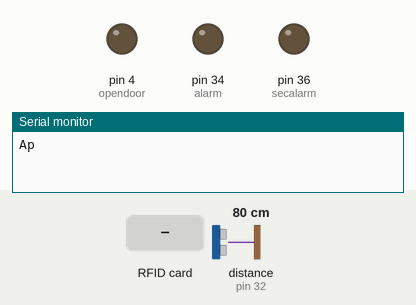
Recording of a sketch running on a simulated Arduino Mega 2560, built with avr-gcc and run on an emulated ATmega2560. Shown: output pins drawn as LEDs (lit = HIGH), the last lines printed to the serial monitor. Wiring (inferred from the names in the program): ultrasonic range finder: trigger pin 30; echo pin 32. The inputs (shaded band) are chosen by the test bench; at power-on: distance to the obstacle (sensor on pin 32) 80 cm. The echo pulse lasts 58.3 µs per cm; pins used as bus, display or sensor lines are not drawn.

Above: at 1.2 s.
1.3 s: RFID card 1B BA CE 83 held to the reader
At 2.5 s:
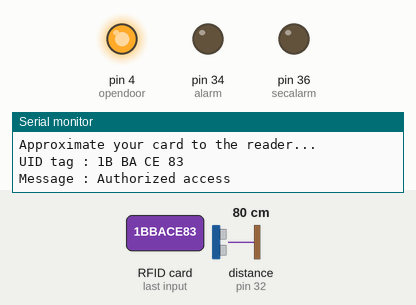
2.8 s: distance to the obstacle (sensor on pin 32) set to 73 cm
5.8 s: distance to the obstacle (sensor on pin 32) set to 67 cm
At 6.1 s:
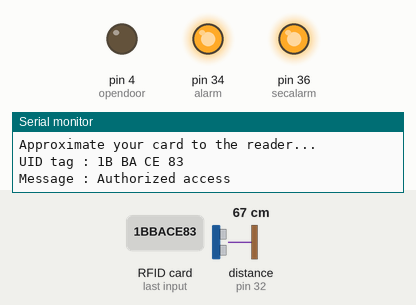
7.3 s: RFID card 1B BA CE 83 held to the reader
At 8.4 s:
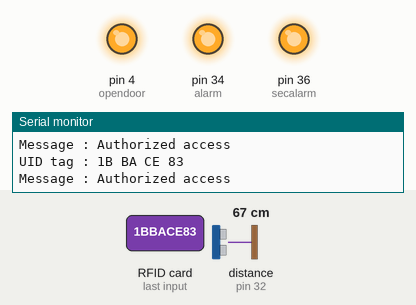
Timing chart, 0 to 11.8 s (numbered marks = the images above; inputs shaded):
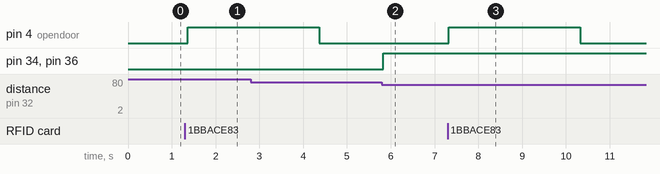

The sketch:

security_finish.ino
```cpp
#include "Keypad.h"
#include <SPI.h>
#include <MFRC522.h>
#define SS_PIN 53
#define RST_PIN 5
MFRC522 mfrc522(SS_PIN, RST_PIN);   // Create MFRC522 instance.
const int opendoor = 4;
const byte ROWS = 4; // four rows
const byte COLS = 3; // three columns
char keys[ROWS][COLS] =
{
  {'1', '2', '3' },
  {'4', '5', '6' },
  {'7', '8', '9' },
  {'*', '0', '#' }
};
byte rowPins[ROWS] = {43, 44, 45, 46};
byte colPins[COLS] = {47, 48, 49};
Keypad keypad = Keypad( makeKeymap(keys), rowPins, colPins, ROWS, COLS );
char KEY[4] = {'1', '1', '1', '1'}; // default secret key
char attempt[4] = {0, 0, 0, 0};
int z = 0;
const int trigPin = 30;
const int echoPin = 32;
const int alarm = 34;
const int secalarm = 36;
long duration;
int distance;
int turnoff;


void setup()
{
  Serial.begin(9600);   // Initiate a serial communication
  SPI.begin();      // Initiate  SPI bus
  mfrc522.PCD_Init();   // Initiate MFRC522
  Serial.println("Approximate your card to the reader...");
  Serial.println();
  pinMode(opendoor, OUTPUT);
  Serial.begin(9600);
  pinMode(trigPin, OUTPUT);
  pinMode(echoPin, INPUT);
  pinMode(alarm, OUTPUT);
  pinMode(secalarm, OUTPUT);
  Serial.begin(9600);

}


void correctKEY() // do this if the correct KEY is entered
{
  Serial.println(" KEY ACCEPTED...");
  digitalWrite(alarm, LOW);
  digitalWrite(secalarm, LOW);
  turnoff = 1;
}
void incorrectKEY() // do this if an incorrect KEY is entered
{
  Serial.println("KEY REJECTED!");
}
void checkKEY()
{
  int correct = 0;
  int i;
  for ( i = 0; i < 4 ; i++ )
  {
    if (attempt[i] == KEY[i])
    {
      correct++;
    }
  }
  if (correct == 4)
  {
    correctKEY();
  }
  else
  {
    incorrectKEY();
  }
  for (int zz = 0; zz < 4; zz++) // clear previous key input
  {
    attempt[zz] = 0;
  }
}
void readKeypad()
{
  char key = keypad.getKey();
  if (key != NO_KEY)
  {
    switch (key)
    {
      case '*':
        z = 0;
        break;
      case '#':
        delay(100); // added debounce
        checkKEY();
        break;
      default:
        attempt[z] = key;
        z++;
    }
  }
}

void activalarm()
{
  digitalWrite(alarm, HIGH);
  digitalWrite(secalarm, HIGH);
  readKeypad();
}

void loop()
{
  if (turnoff != 1) {
    digitalWrite(trigPin, LOW);
    delayMicroseconds(10);
    digitalWrite(trigPin, HIGH);
    delayMicroseconds(10);
    digitalWrite(trigPin, LOW);
    duration = pulseIn(echoPin, HIGH);
    distance = duration * 0.034 / 2;
    if (distance < 70)
      activalarm();
  }
  digitalWrite(opendoor, LOW);
  // Look for new cards
  if ( ! mfrc522.PICC_IsNewCardPresent())
  {
    return;
  }
  // Select one of the cards
  if ( ! mfrc522.PICC_ReadCardSerial())
  {
    return;
  }
  //Show UID on serial monitor
  Serial.print("UID tag :");
  String content= "";
  byte letter;
  for (byte i = 0; i < mfrc522.uid.size; i++)
  {
     Serial.print(mfrc522.uid.uidByte[i] < 0x10 ? " 0" : " ");
     Serial.print(mfrc522.uid.uidByte[i], HEX);
     content.concat(String(mfrc522.uid.uidByte[i] < 0x10 ? " 0" : " "));
     content.concat(String(mfrc522.uid.uidByte[i], HEX));
  }
  Serial.println();
  Serial.print("Message : ");
  content.toUpperCase();
  if (content.substring(1) == "1B BA CE 83") //change here the UID of the card/cards that you want to give access
  {
    Serial.println("Authorized access");
    Serial.println();
    digitalWrite(opendoor, HIGH);
    delay(3000);

  }

 else   {
    Serial.println(" Access denied");
    delay(3000);

  }
}
```

Measured:
- the behaviour switches between 71 and 70 cm on distance to the obstacle (sensor on pin 32) (found by bisection; images 1 and 2)
- after the input at 1.3 s, pin 4 (opendoor): LOW → HIGH after 0.06 s
- after the input at 5.8 s, pin 34 (alarm), pin 36 (secalarm): LOW → HIGH at once
- after the input at 7.3 s, pin 4 (opendoor): LOW → HIGH at once, → LOW 3.0 s later
